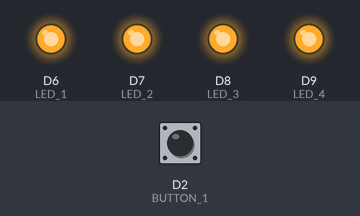
A program run on a simulated nRF52 board. Parts: output pins drawn as LEDs (lit = HIGH). Inputs (shaded band) come from the test bench; at power-on: D2 (BUTTON_1) HIGH.

Above: at 1.2 s.
1.3 s: D2 (BUTTON_1) pulled LOW for 0.15 s
At 1.37 s:
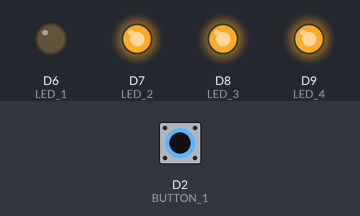
2.9 s: D2 (BUTTON_1) pulled LOW for 3.2 s
At 6.6 s:
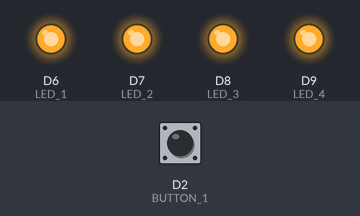
Timing chart, 0 to 8.1 s (numbered marks = the images above; inputs shaded):
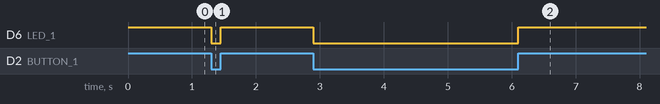

The program:

main.cpp
```cpp
// https://os.mbed.com/platforms/Nordic-nRF52-DK/

#include <Arduino.h>
#include <SoftwareSerial.h>

#define RXD 10
#define RXD 11

SoftwareSerial softSerial(RXD, RXD);

#define BUTTON_1 2
#define BUTTON_2 3
#define BUTTON_3 4
#define BUTTON_4 5

#define LED_1 6
#define LED_2 7
#define LED_3 8
#define LED_4 9

void setup()
{
  Serial.begin(9600);
  softSerial.begin(9600);

  pinMode(BUTTON_1, INPUT_PULLUP);
  pinMode(BUTTON_2, INPUT_PULLUP);
  pinMode(BUTTON_3, INPUT_PULLUP);
  pinMode(BUTTON_4, INPUT_PULLUP);

  pinMode(LED_1, OUTPUT);
  pinMode(LED_2, OUTPUT);
  pinMode(LED_3, OUTPUT);
  pinMode(LED_4, OUTPUT);

  digitalWrite(LED_1, HIGH);
  digitalWrite(LED_2, HIGH);
  digitalWrite(LED_3, HIGH);
  digitalWrite(LED_4, HIGH);
}

void loop()
{
  if (digitalRead(BUTTON_1) == LOW)
  {
    digitalWrite(LED_1, LOW);
  }
  else
  {
    digitalWrite(LED_1, HIGH);
  }
}
```

Measured:
- after the input at 1.3 s, D6 (LED_1): HIGH → LOW at once, → HIGH 0.15 s later
- after the input at 2.9 s, D6 (LED_1): HIGH → LOW at once, → HIGH 3.2 s later
